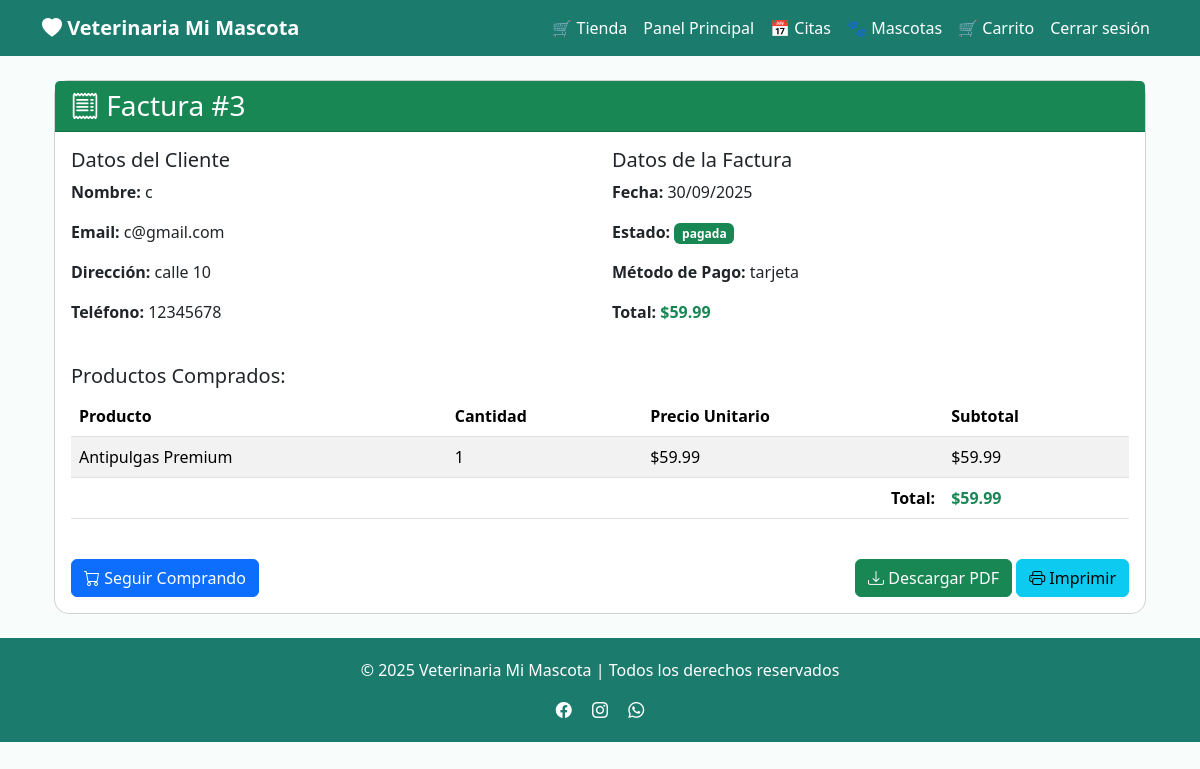
/factura/detalle/3 (signed in), run on the app's committed database.
### app/models/factura.py (models this page shows)
class Factura(db.Model):
    __tablename__ = 'facturas'
    id_factura = db.Column(db.Integer, primary_key=True)
    fecha = db.Column(db.Date, default=datetime.now().date())
    total = db.Column(db.Float, nullable=False)
    estado = db.Column(db.String(20), default='pendiente')
    id_usuario = db.Column(db.Integer, db.ForeignKey('usuarios.id_usuario'), nullable=False)
    nombre_cliente = db.Column(db.String(100))
    email_cliente = db.Column(db.String(100))
    direccion_envio = db.Column(db.Text)
    telefono_cliente = db.Column(db.String(20))
    metodo_pago = db.Column(db.String(50))
    usuario = db.relationship('Usuario', backref='facturas')
    detalles = db.relationship('DetalleFactura', backref='factura', lazy=True)

class DetalleFactura(db.Model):
    __tablename__ = 'detalles_factura'
    id_detalle = db.Column(db.Integer, primary_key=True)
    id_factura = db.Column(db.Integer, db.ForeignKey('facturas.id_factura'), nullable=False)
    id_producto = db.Column(db.Integer, db.ForeignKey('productos.id_producto'), nullable=False)
    cantidad = db.Column(db.Integer, nullable=False)
    precio_unitario = db.Column(db.Float, nullable=False)
    producto = db.relationship('Producto', backref='detalles_factura')

### app/models/producto.py (models this page shows, shortened)
class Producto(db.Model):
    __tablename__ = 'productos'
    id_producto = db.Column(db.Integer, primary_key=True)
    nombre = db.Column(db.String(100), nullable=False)
    descripcion = db.Column(db.Text)
    precio = db.Column(db.Float, nullable=False)
    stock = db.Column(db.Integer, default=0)
    imagen = db.Column(db.String(200), default='/static/img/producto-default.jpg')
    categoria = db.Column(db.String(50))
    receta_medicamentos = db.relationship('RecetaMedicamento', back_populates='medicamento')

### app/routes/factura.py (the view)
@factura_bp.route('/detalle/<int:id_factura>')
@login_required
def detalle(id_factura):
    factura = Factura.query.get_or_404(id_factura)
    if factura.id_usuario != current_user.id_usuario and current_user.rol != 'admin':
        flash('No tienes permiso para ver esta factura', 'error')
        return redirect(url_for('main.dashboard'))
    return render_template('factura/detalle.html', factura=factura)

### app/templates/factura/detalle.html
{% extends "base.html" %}
{% block content %}
<div class="container mt-4">
    <div class="card">
        <div class="card-header bg-success text-white">
            <h3 class="card-title mb-0"><i class="bi bi-receipt"></i> Factura #{{ factura.id_factura }}</h3>
        </div>
        <div class="card-body">
            <div class="row mb-4">
                <div class="col-md-6">
                    <h5>Datos del Cliente</h5>
                    <p><strong>Nombre:</strong> {{ factura.nombre_cliente }}</p>
                    <p><strong>Email:</strong> {{ factura.email_cliente }}</p>
                    <p><strong>Dirección:</strong> {{ factura.direccion_envio }}</p>
                    <p><strong>Teléfono:</strong> {{ factura.telefono_cliente }}</p>
                </div>
                <div class="col-md-6">
                    <h5>Datos de la Factura</h5>
                    <p><strong>Fecha:</strong> {{ factura.fecha.strftime('%d/%m/%Y') }}</p>
                    <p><strong>Estado:</strong>
                        <span class="badge bg-{% if factura.estado == 'pagada' %}success{% else %}warning{% endif %}">
                            {{ factura.estado }}
                        </span>
                    </p>
                    <p><strong>Método de Pago:</strong> {{ factura.metodo_pago }}</p>
                    <p><strong>Total:</strong> <strong class="text-success">${{ "%.2f"|format(factura.total) }}</strong></p>
                </div>
            </div>
            <h5>Productos Comprados:</h5>
            <div class="table-responsive">
                <table class="table table-striped">
                    <thead>
                        <tr>
                            <th>Producto</th>
                            <th>Cantidad</th>
                            <th>Precio Unitario</th>
                            <th>Subtotal</th>
                        </tr>
                    </thead>
                    <tbody>
                        {% for detalle in factura.detalles %}
                        <tr>
                            <td>{{ detalle.producto.nombre }}</td>
                            <td>{{ detalle.cantidad }}</td>
                            <td>${{ "%.2f"|format(detalle.precio_unitario) }}</td>
                            <td>${{ "%.2f"|format(detalle.cantidad * detalle.precio_unitario) }}</td>
                        </tr>
                        {% endfor %}
                    </tbody>
                    <tfoot>
                        <tr>
                            <th colspan="3" class="text-end">Total:</th>
                            <th class="text-success">${{ "%.2f"|format(factura.total) }}</th>
                        </tr>
                    </tfoot>
                </table>
            </div>
            <div class="d-flex justify-content-between mt-4">
                <a href="{{ url_for('producto.tienda') }}" class="btn btn-primary">
                    <i class="bi bi-cart"></i> Seguir Comprando
                </a>
                <div>
                    <a href="{{ url_for('factura.descargar_pdf', id_factura=factura.id_factura) }}"
                       class="btn btn-success">
                        <i class="bi bi-download"></i> Descargar PDF
                    </a>
                    <button onclick="window.print()" class="btn btn-info">
                        <i class="bi bi-printer"></i> Imprimir
                    </button>
                </div>
            </div>
        </div>
    </div>
</div>
{% endblock %}

### app/templates/base.html (style rules this page uses)
body { background-color: #f8fdfb; }
.card { border-radius: 15px; }

### data on the page
Factura: id_factura "3", nombre_cliente "c", email_cliente "c@gmail.com", direccion_envio "calle 10", telefono_cliente "12345678", fecha "30/09/2025", estado "pagada", metodo_pago "tarjeta", total "59.99"
DetalleFactura: producto.nombre "Antipulgas Premium", cantidad "1", precio_unitario "59.99", detalle.cantidad*detalle.precio_unitario "59.99"
